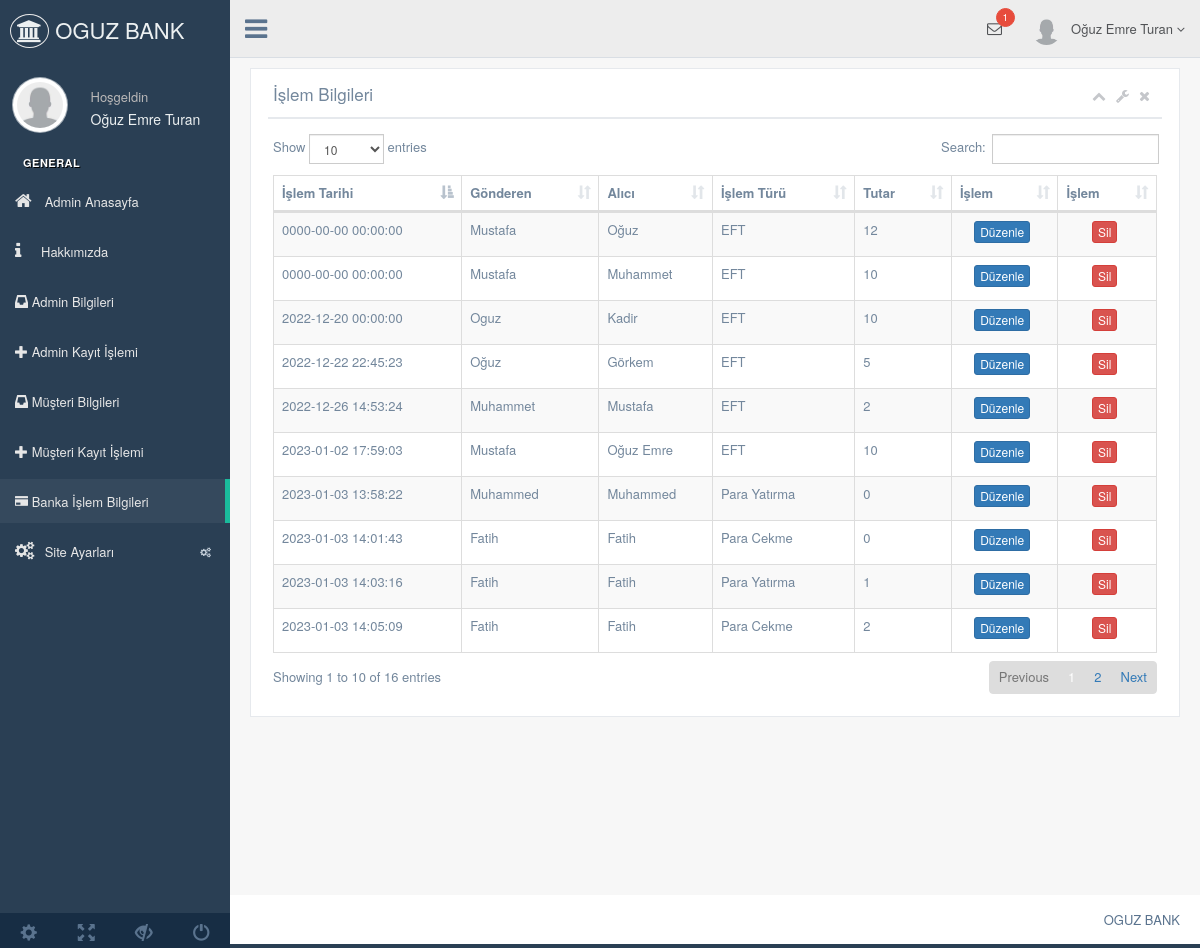
/nedmin/production/islembilgi.php (signed in), run on the app's committed database.
### tables this page shows
CREATE TABLE `adminkullanici` (
  `kullanici_id` int(11) NOT NULL,
  `kullanici_zaman` datetime NOT NULL DEFAULT CURRENT_TIMESTAMP,
  `kullanici_resim` varchar(250) NOT NULL,
  `kullanici_tc` varchar(50) NOT NULL,
  `kullanici_ad` varchar(50) NOT NULL,
  `kullanici_mail` varchar(100) NOT NULL,
  `kullanici_gsm` varchar(50) NOT NULL,
  `kullanici_password` varchar(50) NOT NULL,
  `kullanici_adsoyad` varchar(50) NOT NULL,
  `kullanici_adres` varchar(250) NOT NULL,
  `kullanici_il` varchar(100) NOT NULL,
  `kullanici_ilce` varchar(100) NOT NULL,
  `kullanici_unvan` varchar(100) NOT NULL,
  `kullanici_yetki` varchar(50) NOT NULL,
  `kullanici_durum` int(1) NOT NULL DEFAULT '1'
);

CREATE TABLE `islem` (
  `sno` int(5) NOT NULL,
  `yapilanislem` varchar(255) NOT NULL,
  `gonderen` text NOT NULL,
  `alıcı` text NOT NULL,
  `bakiye` int(9) NOT NULL,
  `datetime` datetime DEFAULT CURRENT_TIMESTAMP
);

### nedmin/production/islembilgi.php (the view, shortened to what this page needs)
<?php
include 'header.php';
?>
<div class="right_col" role="main">
  <div class="">
    <div class="row">
      <div class="col-md-12 col-sm-12 col-xs-12">
        <div class="x_panel">
          <div class="x_title">
            <h2>İşlem Bilgileri</h2>
            <ul class="nav navbar-right panel_toolbox">
              <li><a class="collapse-link"><i class="fa fa-chevron-up"></i></a>
              </li>
              <li class="dropdown">
                <a href="#" class="dropdown-toggle" data-toggle="dropdown" role="button" aria-expanded="false"><i class="fa fa-wrench"></i></a>
              </li>
              <li><a class="close-link"><i class="fa fa-close"></i></a>
              </li>
            </ul>
            <div class="clearfix"></div>
          </div>
          <div class="x_content">
            <table id="datatable-responsive" class="table table-striped table-bordered dt-responsive nowrap" cellspacing="0" width="100%">
              <thead>
                <tr>
                  <th>İşlem Tarihi</th>
                  <th>Gönderen</th>
                  <th>Alıcı</th>
                  <th>İşlem Türü</th>
                  <th>Tutar</th>
                  <th>İşlem</th>
                  <th>İşlem</th>
                </tr>
              </thead>
              <tbody>
                <?php
               $bilgilerimsor=$db->prepare("SELECT * from islem");
               $bilgilerimsor->execute();
               $say=0;
             while ($bilgilerimcek=$bilgilerimsor->fetch(PDO::FETCH_ASSOC)) { $say++?>
                <tr>
                  <td><?php echo $bilgilerimcek['datetime'] ?></td>
                  <td><?php echo $bilgilerimcek['gonderen'] ?></td>
                  <td><?php echo $bilgilerimcek['alıcı'] ?></td>
                  <td><?php echo $bilgilerimcek['yapilanislem'] ?></td>
                  <td><?php echo $bilgilerimcek['bakiye'] ?></td>
                  <td><center><a href="islemdüzenle.php?sno=<?php echo $bilgilerimcek['sno'] ?>"><button class="btn btn-primary btn-xs">Düzenle</button></center></td></a>
                  <td align="center"><a href="islem1.php?sno=<?php echo $bilgilerimcek['sno'] ?>&bilgilerimsil2=ok"><button class="btn btn-danger btn-xs">Sil</button></td></a>
                </tr>
                <?php  }
                ?>
              </tbody>
            </table>
          </div>
        </div>
      </div>
    </div>
  </div>
</div>
<?php include 'footer.php'; ?>

### nedmin/production/header.php (shortened to what this page needs)
<?php
include '../netting/baglan.php';
$kullanicisor=$db->prepare("SELECT * FROM adminkullanici where kullanici_mail=:mail");
$kullanicisor->execute(array(
  'mail' => $_SESSION['kullanici_mail']
  ));
$kullanicicek=$kullanicisor->fetch(PDO::FETCH_ASSOC);
?>
<!DOCTYPE html>
<html lang="en">
<head>
  <link href="../vendors/bootstrap/dist/css/bootstrap.min.css" rel="stylesheet">
  <link href="../vendors/font-awesome/css/font-awesome.min.css" rel="stylesheet">
  <link href="../vendors/nprogress/nprogress.css" rel="stylesheet">
  <link href="../vendors/iCheck/skins/flat/green.css" rel="stylesheet">
  <link href="../vendors/datatables.net-bs/css/dataTables.bootstrap.min.css" rel="stylesheet">
  <link href="../vendors/datatables.net-buttons-bs/css/buttons.bootstrap.min.css" rel="stylesheet">
  <link href="../vendors/datatables.net-fixedheader-bs/css/fixedHeader.bootstrap.min.css" rel="stylesheet">
  <link href="../vendors/datatables.net-responsive-bs/css/responsive.bootstrap.min.css" rel="stylesheet">
  <link href="../vendors/datatables.net-scroller-bs/css/scroller.bootstrap.min.css" rel="stylesheet">
  <link href="../build/css/custom.min.css" rel="stylesheet">
</head>
<body class="nav-md">
  <div class="container body">
    <div class="main_container">
      <div class="col-md-3 left_col">
        <div class="left_col scroll-view">
          <div class="navbar nav_title" style="border: 0;">
            <a href="index.php" class="site_title"><i class="fa fa-bank"></i> OGUZ BANK <span></span></a>
          </div>
          <div class="profile clearfix">
            <div class="profile_pic">
              <img src="images/user.png" alt="..." class="img-circle profile_img">
            </div>
            <div class="profile_info">
              <span>Hoşgeldin</span>
              <h2><?php echo $kullanicicek['kullanici_adsoyad'] ?></h2>
            </div>
          </div>
          <br />
          <div id="sidebar-menu" class="main_menu_side hidden-print main_menu">
            <div class="menu_section">
              <h3>General</h3>
              <ul class="nav side-menu">
                <li><a href="index.php"><i class="fa fa-home"></i> Admin Anasayfa </a></li>
                <li><a href="hakkimizda.php"><i class="fa fa-info"></i>Hakkımızda </a></li>
                <li><a href="kullanici.php"><i class="glyphicon glyphicon-inbox"></i>  Admin Bilgileri </a></li>
                <li><a href="adminekle.php"><i class="glyphicon glyphicon-plus"></i>  Admin Kayıt İşlemi </a></li>
                <li><a href="bilgiler.php"><i class="glyphicon glyphicon-inbox"></i>  Müşteri Bilgileri </a></li>
                <li><a href="index1.php"><i class="glyphicon glyphicon-plus"></i>  Müşteri Kayıt İşlemi </a></li>
                <li><a href="islembilgi.php"><i class="glyphicon glyphicon-credit-card"></i>  Banka İşlem Bilgileri </a></li>
                <li><a><i class="fa fa-cogs"></i> Site Ayarları <span class="fa fa-cogs"></span></a>
             </li>
           </ul>
         </div>
       </div>
       <div class="sidebar-footer hidden-small">
        <a data-toggle="tooltip" data-placement="top" title="Settings">
          <span class="glyphicon glyphicon-cog" aria-hidden="true"></span>
        </a>
        <a data-toggle="tooltip" data-placement="top" title="FullScreen">
          <span class="glyphicon glyphicon-fullscreen" aria-hidden="true"></span>
        </a>
        <a data-toggle="tooltip" data-placement="top" title="Lock">
          <span class="glyphicon glyphicon-eye-close" aria-hidden="true"></span>
        </a>
        <a data-toggle="tooltip" data-placement="top" title="Logout">
          <span class="glyphicon glyphicon-off" aria-hidden="true"></span>
        </a>
      </div>
    </div>
  </div>
  <div class="top_nav">
    <div class="nav_menu">
      <nav>
        <div class="nav toggle">
          <a id="menu_toggle"><i class="fa fa-bars"></i></a>
        </div>
        <ul class="nav navbar-nav navbar-right">
          <li class="">
            <a href="javascript:;" class="user-profile dropdown-toggle" data-toggle="dropdown" aria-expanded="false">
              <img src="images/user.png" alt=""><?php echo $kullanicicek['kullanici_adsoyad'] ?>
              <span class=" fa fa-angle-down"></span>
            </a>
          </li>
          <li role="presentation" class="dropdown">
            <a href="javascript:;" class="dropdown-toggle info-number" data-toggle="dropdown" aria-expanded="false">
              <i class="fa fa-envelope-o"></i>
              <span class="badge bg-red">1</span>
            </a>
          </li>
        </ul>
      </nav>
    </div>
  </div>

### data on the page
adminkullanici: kullanici_adsoyad "Oğuz Emre Turan"
islem: datetime "2022-12-20 00:00:00", gonderen "Oguz", alıcı "Kadir", yapilanislem "EFT", bakiye "10"
islem: datetime "0000-00-00 00:00:00", gonderen "Mustafa", alıcı "Oğuz", yapilanislem "EFT", bakiye "12"
islem: datetime "0000-00-00 00:00:00", gonderen "Mustafa", alıcı "Muhammet", yapilanislem "EFT", bakiye "10"
islem: datetime "2022-12-22 22:45:23", gonderen "Oğuz", alıcı "Görkem", yapilanislem "EFT", bakiye "5"
islem: datetime "2022-12-26 14:53:24", gonderen "Muhammet", alıcı "Mustafa", yapilanislem "EFT", bakiye "2"
islem: datetime "2023-01-02 17:59:03", gonderen "Mustafa", alıcı "Oğuz Emre", yapilanislem "EFT", bakiye "10"
islem: datetime "2023-01-03 13:58:22", gonderen "Muhammed", alıcı "Muhammed", yapilanislem "Para Yatırma", bakiye "0"
islem: datetime "2023-01-03 14:01:43", gonderen "Fatih", alıcı "Fatih", yapilanislem "Para Cekme", bakiye "0"
islem: datetime "2023-01-03 14:03:16", gonderen "Fatih", alıcı "Fatih", yapilanislem "Para Yatırma", bakiye "1"
islem: datetime "2023-01-03 14:05:09", gonderen "Fatih", alıcı "Fatih", yapilanislem "Para Cekme", bakiye "2"
